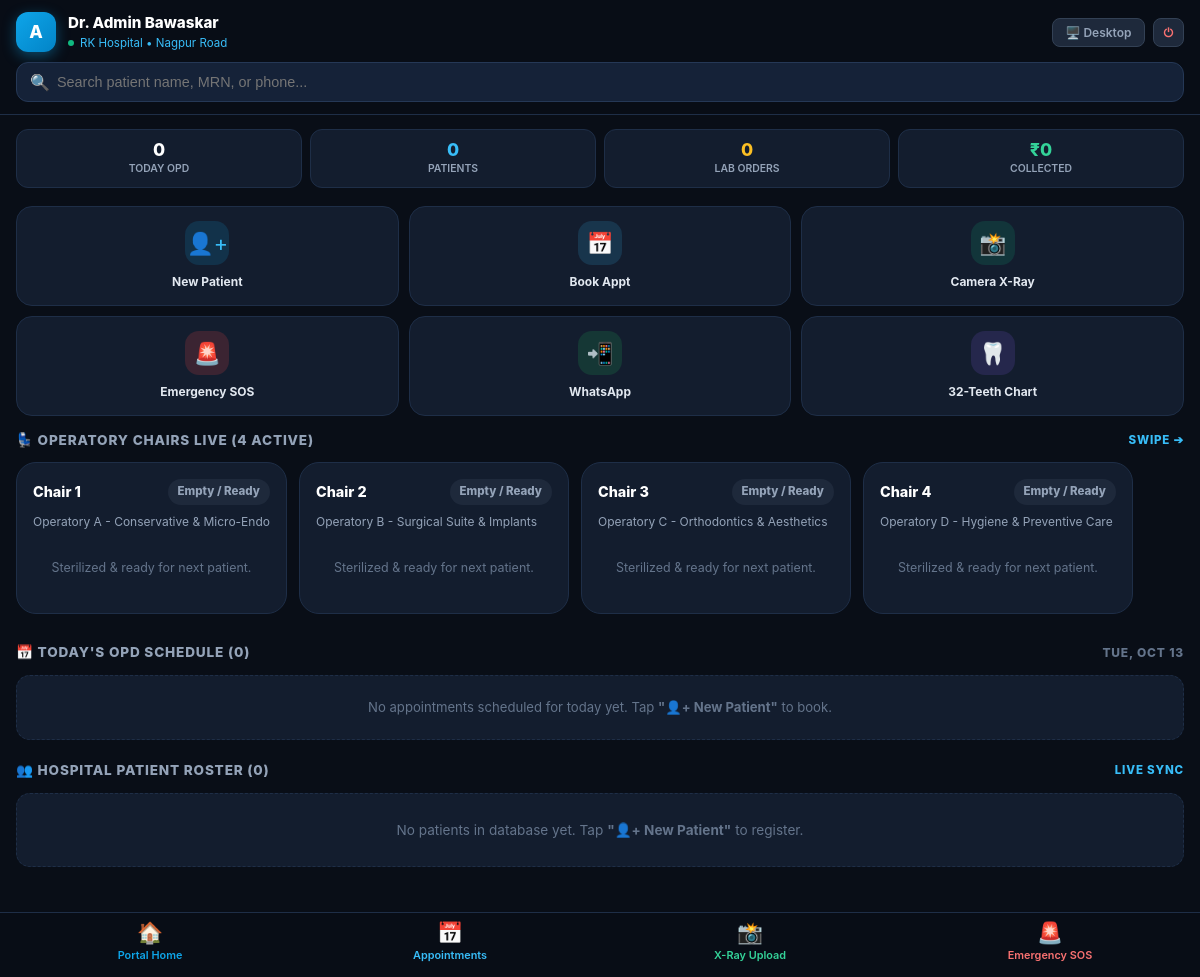
Page /mobile/ (signed in) on the committed database.
### dental_core/models.py (models this page shows, shortened)
class User(AbstractUser):
    ROLE_CHOICES = [
        ('ADMIN', 'Hospital Director / Admin'),
        ('DENTIST', 'Dental Surgeon / Specialist'),
        ('RECEPTIONIST', 'Front Desk / OPD Coordinator'),
        ('HYGIENIST', 'Dental Hygienist / Nurse'),
        ('PHARMACIST', 'Pharmacist / Inventory Store'),
        ('PATIENT', 'Patient Portal'),
    ]
    role = models.CharField(max_length=20, choices=ROLE_CHOICES, default='DENTIST')
    phone_number = models.CharField(max_length=20, blank=True, null=True)
    specialization = models.CharField(max_length=100, blank=True, null=True,
                                      help_text="e.g. Endodontist, Orthodontist, Periodontist, Oral Surgeon")
    qualification = models.CharField(max_length=100, blank=True, null=True,
                                     help_text="e.g. BDS, MDS (Oral & Maxillofacial Surgery)")
    license_number = models.CharField(max_length=50, blank=True, null=True,
                                      help_text="State Dental Council Reg. No.")
    avatar = models.ImageField(upload_to='avatars/', blank=True, null=True)

class DentalOperatory(models.Model):
    name = models.CharField(max_length=80)
    chair_number = models.PositiveIntegerField(unique=True)
    specialty_focus = models.CharField(max_length=100, default="General Dentistry")
    is_active = models.BooleanField(default=True)

### dental_core/views.py (the view)
# urls.py: path('mobile/', views.mobile_companion_view, name='mobile_companion'),
@login_required
def mobile_companion_view(request):
    today = timezone.now().date()
    operatories = DentalOperatory.objects.filter(is_active=True).order_by('chair_number')
    today_appointments = Appointment.objects.filter(
        appointment_date=today
    ).select_related('patient', 'dentist', 'chair').order_by('start_time')
    chair_status = []
    for chair in operatories:
        active_appt = today_appointments.filter(
            chair=chair, status__in=['IN_CHAIR', 'CHECKED_IN', 'SCHEDULED']
        ).first()
        chair_status.append({
            'operatory': chair,
            'active_appointment': active_appt,
        })
    recent_patients = Patient.objects.all().order_by('-created_at')[:20]
    all_patients = Patient.objects.all().order_by('first_name', 'last_name')
    today_invoices = Invoice.objects.filter(invoice_date=today)
    today_revenue = today_invoices.aggregate(Sum('paid_amount'))['paid_amount__sum'] or Decimal('0.00')
    total_patients_count = Patient.objects.count()
    pending_lab_count = DentalLabOrder.objects.exclude(status='FITTED_OK').count()
    patient_form = PatientForm()
    dentists = User.objects.filter(role__in=['DENTIST', 'ADMIN'])
    procedures = ProcedureCatalog.objects.filter(is_active=True).order_by('category', 'name')
    active_lab_orders = DentalLabOrder.objects.exclude(status='FITTED_OK').select_related('patient', 'dentist').order_by('-sent_date')[:10]
    recent_invoices = Invoice.objects.all().select_related('patient').order_by('-invoice_date')[:10]
    context = {
        'today': today,
        'chair_status': chair_status,
        'today_appointments': today_appointments,
        'recent_patients': recent_patients,
        'all_patients': all_patients,
        'today_revenue': today_revenue,
        'total_patients_count': total_patients_count,
        'pending_lab_count': pending_lab_count,
        'patient_form': patient_form,
        'dentists': dentists,
        'operatories': operatories,
        'procedures': procedures,
        'active_lab_orders': active_lab_orders,
        'recent_invoices': recent_invoices,
    }
    return render(request, 'mobile/mobile_dashboard.html', context)

### templates/mobile/mobile_dashboard.html (shortened to what this page needs)
{% load static %}
<!DOCTYPE html>
<html lang="en">
<head>
  <link rel="stylesheet" href="{% static 'css/hospital_theme.css' %}">
</head>
<body>
  <header class="app-topbar">
    <div class="topbar-flex">
      <div class="doctor-chip">
        <div class="doc-avatar">
          {{ user.first_name|make_list|first|default:"A" }}
        </div>
        <div>
          <div style="font-weight: 800; font-size: 0.95rem; color: #ffffff;">
            Dr. {{ user.get_full_name|default:user.username }}
          </div>
          <div style="font-size: 0.72rem; color: #38bdf8; display: flex; align-items: center; gap: 6px;">
            <span style="display:inline-block; width:6px; height:6px; border-radius:50%; background:#10b981;"></span>
            RK Hospital • Nagpur Road
          </div>
        </div>
      </div>
      <div style="display: flex; gap: 8px;">
        <a href="{% url 'dashboard' %}" class="btn btn-secondary btn-sm" style="padding: 6px 12px; font-size: 0.75rem; background: #1e293b; border-color: #334155; color: #94a3b8;" title="Full Desktop Web View">
          🖥️ Desktop
        </a>
        <a href="{% url 'logout' %}" class="btn btn-secondary btn-sm" style="padding: 6px 10px; font-size: 0.75rem; background: #1e293b; border-color: #334155; color: #f87171;" title="Secure Logout">
          ⏻
        </a>
      </div>
    </div>
    <div class="mobile-search-box">
      <span class="search-icon">🔍</span>
      <input type="text" id="mobileSearchInput" class="mobile-search-input" placeholder="Search patient name, MRN, or phone..." onkeyup="filterPatientRoster()">
    </div>
  </header>
  <div class="kpi-ribbon">
    <div class="kpi-pill">
      <div class="kpi-value">{{ today_appointments.count }}</div>
      <div class="kpi-label">Today OPD</div>
    </div>
    <div class="kpi-pill">
      <div class="kpi-value" style="color: #38bdf8;">{{ total_patients_count }}</div>
      <div class="kpi-label">Patients</div>
    </div>
    <div class="kpi-pill">
      <div class="kpi-value" style="color: #fbbf24;">{{ pending_lab_count }}</div>
      <div class="kpi-label">Lab Orders</div>
    </div>
    <div class="kpi-pill">
      <div class="kpi-value" style="color: #34d399;">₹{{ today_revenue|floatformat:0 }}</div>
      <div class="kpi-label">Collected</div>
    </div>
  </div>
  <div class="action-matrix">
    <div class="action-card" onclick="haptic(); openSheet('newPatientSheet')">
      <div class="action-icon" style="background: rgba(14, 165, 233, 0.15); color: #38bdf8;">👤+</div>
      <div class="action-name">New Patient</div>
    </div>
    <div class="action-card" onclick="haptic(); openSheet('appointmentsSheet')">
      <div class="action-icon" style="background: rgba(56, 189, 248, 0.15); color: #0284c7;">📅</div>
      <div class="action-name">Book Appt</div>
    </div>
    <div class="action-card" onclick="haptic(); openSheet('cameraXraySheet')">
      <div class="action-icon" style="background: rgba(16, 185, 129, 0.15); color: #34d399;">📸</div>
      <div class="action-name">Camera X-Ray</div>
    </div>
    <div class="action-card" onclick="haptic(); openSheet('emergencySosSheet')">
      <div class="action-icon" style="background: rgba(239, 68, 68, 0.18); color: #f87171;">🚨</div>
      <div class="action-name">Emergency SOS</div>
    </div>
    <div class="action-card" onclick="haptic(); openSheet('quickWhatsAppSheet')">
      <div class="action-icon" style="background: rgba(34, 197, 94, 0.15); color: #4ade80;">📲</div>
      <div class="action-name">WhatsApp</div>
    </div>
    <div class="action-card" onclick="haptic(); openSheet('odontogramSheet')">
      <div class="action-icon" style="background: rgba(139, 92, 246, 0.15); color: #a78bfa;">🦷</div>
      <div class="action-name">32-Teeth Chart</div>
    </div>
  </div>
  <div class="section-wrap" id="chairsSection">
    <div class="section-title">
      <span>💺 Operatory Chairs Live (4 Active)</span>
      <span style="font-size: 0.72rem; color: #38bdf8;">Swipe ➔</span>
    </div>
    <div class="chair-carousel">
      {% for item in chair_status %}
      <div class="chair-card {% if item.active_appointment %}active-busy{% endif %}">
        <div class="chair-header">
          <div style="font-weight: 800; font-size: 0.9rem; color: #ffffff;">
            Chair {{ item.operatory.chair_number }}
          </div>
          {% if item.active_appointment %}
            <span class="chair-pill busy">{{ item.active_appointment.get_status_display }}</span>
          {% else %}
            <span class="chair-pill">Empty / Ready</span>
          {% endif %}
        </div>
        <div style="font-size: 0.75rem; color: #94a3b8; margin-bottom: 8px;">
          {{ item.operatory.name }}
        </div>
        {% if item.active_appointment %}
          <div style="margin-top: 10px; padding: 12px; background: rgba(0,0,0,0.3); border-radius: 14px;">
            <div style="font-weight: 700; font-size: 0.95rem; color: #ffffff;">
              <a href="{% url 'patient_detail' item.active_appointment.patient.id %}" style="color: #38bdf8; text-decoration: none;">
                {{ item.active_appointment.patient.full_name }}
              </a>
            </div>
            <div style="font-size: 0.75rem; color: #94a3b8; margin-top: 2px;">
              ⏰ {{ item.active_appointment.start_time|time:"H:i" }} • {{ item.active_appointment.reason }}
            </div>
            <div style="display: flex; gap: 6px; margin-top: 10px;">
              {% if item.active_appointment.patient.phone %}
                <a href="tel:{{ item.active_appointment.patient.phone }}" class="btn btn-secondary btn-sm" style="flex: 1; padding: 6px; font-size: 0.75rem; justify-content: center; background: #1e293b; border-color: #334155;">
                  📞 Call
                </a>
                <a href="{% url 'whatsapp_send' item.active_appointment.patient.id %}?type=APPT_REMINDER" target="_blank" class="btn btn-secondary btn-sm" style="flex: 1; padding: 6px; font-size: 0.75rem; justify-content: center; background: #064e3b; border-color: #047857; color: #34d399;">
                  📲 WA
                </a>
              {% endif %}
              <a href="{% url 'patient_detail' item.active_appointment.patient.id %}?tab=chart" class="btn btn-primary btn-sm" style="flex: 1; padding: 6px; font-size: 0.75rem; justify-content: center;">
                🦷 Chart
              </a>
            </div>
          </div>
        {% else %}
          <div style="padding: 20px 0; text-align: center; color: #64748b; font-size: 0.78rem;">
            Sterilized & ready for next patient.
          </div>
        {% endif %}
      </div>
      {% endfor %}
    </div>
  </div>
  <div class="section-wrap">
    <div class="section-title">
      <span>📅 Today's OPD Schedule ({{ today_appointments.count }})</span>
      <span style="font-size: 0.75rem; color: #64748b;">{{ today|date:"D, M d" }}</span>
    </div>
    {% for appt in today_appointments %}
    <div class="row-card">
      <div>
        <div style="font-weight: 700; font-size: 0.92rem; color: #ffffff;">
          <a href="{% url 'patient_detail' appt.patient.id %}" style="color: #ffffff; text-decoration: none;">
            {{ appt.patient.full_name }}
          </a>
        </div>
        <div style="font-size: 0.75rem; color: #94a3b8; margin-top: 2px;">
          ⏰ {{ appt.start_time|time:"H:i" }} • Chair {{ appt.chair.chair_number|default:"-" }} • {{ appt.reason }}
        </div>
      </div>
      <div style="display: flex; align-items: center; gap: 6px;">
        <a href="{% url 'whatsapp_send' appt.patient.id %}?type=APPT_CONFIRM" target="_blank" class="btn btn-secondary btn-sm" style="padding: 4px 8px; font-size: 0.72rem; color: #34d399; background: #064e3b; border-color: #047857;">
          📲 WA
        </a>
        <a href="{% url 'patient_detail' appt.patient.id %}?tab=chart" class="btn btn-secondary btn-sm" style="padding: 4px 8px; font-size: 0.72rem; background: #1e293b; border-color: #334155; color: #38bdf8;">
          Chart
        </a>
      </div>
    </div>
    {% empty %}
    <div style="background: var(--mobile-card); border: 1px dashed var(--mobile-border); border-radius: 14px; padding: 22px; text-align: center; color: #64748b; font-size: 0.82rem;">
      No appointments scheduled for today yet. Tap <b>"👤+ New Patient"</b> to book.
    </div>
    {% endfor %}
  </div>
  <div class="section-wrap" id="patientsSection">
    <div class="section-title">
      <span>👥 Hospital Patient Roster ({{ all_patients.count }})</span>
      <span style="font-size: 0.72rem; color: #38bdf8;">Live Sync</span>
    </div>
    <div id="patientRosterList">
      {% for p in all_patients %}
      <div class="row-card roster-item" data-name="{{ p.full_name|lower }}" data-mrn="{{ p.mrn|lower }}" data-phone="{{ p.phone|default:'' }}">
        <div style="display: flex; align-items: center; gap: 10px;">
          <div style="width: 36px; height: 36px; border-radius: 10px; background: #1e293b; display: flex; align-items: center; justify-content: center; font-weight: 700; font-size: 0.85rem; color: #38bdf8;">
            {{ p.first_name|make_list|first }}{{ p.last_name|make_list|first }}
          </div>
          <div>
            <div style="font-weight: 700; font-size: 0.92rem; color: #ffffff;">
              <a href="{% url 'patient_detail' p.id %}" style="color: #ffffff; text-decoration: none;">
                {{ p.full_name }}
              </a>
            </div>
            <div style="font-size: 0.75rem; color: #94a3b8;">
              MRN: <b>{{ p.mrn }}</b> • 📞 {{ p.phone|default:"No phone" }}
            </div>
          </div>
        </div>
        <div style="display: flex; gap: 6px;">
          {% if p.phone %}
            <a href="tel:{{ p.phone }}" class="btn btn-secondary btn-sm" style="padding: 6px 10px; font-size: 0.75rem; background: #1e293b; border-color: #334155;">
              📞
            </a>
          {% endif %}
          <a href="{% url 'patient_detail' p.id %}" class="btn btn-secondary btn-sm" style="padding: 6px 12px; font-size: 0.75rem; background: #0284c7; border-color: #0284c7; color: #ffffff;">
            EMR
          </a>
        </div>
      </div>
      {% empty %}
      <div style="background: var(--mobile-card); border: 1px dashed var(--mobile-border); border-radius: 14px; padding: 26px; text-align: center; color: #64748b; font-size: 0.85rem;">
        No patients in database yet. Tap <b>"👤+ New Patient"</b> to register.
      </div>
      {% endfor %}
    </div>
  </div>
  <nav class="mobile-bottom-dock">
    <div class="dock-tab active" onclick="haptic(); window.scrollTo({top:0, behavior:'smooth'});">
      <span class="dock-tab-icon">🏠</span>
      <span>Portal Home</span>
    </div>
    <div class="dock-tab" onclick="haptic(); openSheet('appointmentsSheet')">
      <span class="dock-tab-icon" style="color: #38bdf8;">📅</span>
      <span style="color: #38bdf8;">Appointments</span>
    </div>
    <div class="dock-tab" onclick="haptic(); openSheet('cameraXraySheet')">
      <span class="dock-tab-icon" style="color: #34d399;">📸</span>
      <span style="color: #34d399;">X-Ray Upload</span>
    </div>
    <div class="dock-tab" onclick="haptic(); openSheet('emergencySosSheet')">
      <span class="dock-tab-icon" style="color: #f87171;">🚨</span>
      <span style="color: #f87171;">Emergency SOS</span>
    </div>
  </nav>
</body>
</html>

### rows in the picture
User: first_name|make_list "A", get_full_name "Admin Bawaskar"
DentalOperatory: operatory.chair_number "1", operatory.name "Operatory A - Conservative & Micro-Endo"
DentalOperatory: operatory.chair_number "2", operatory.name "Operatory B - Surgical Suite & Implants"
DentalOperatory: operatory.chair_number "3", operatory.name "Operatory C - Orthodontics & Aesthetics"
DentalOperatory: operatory.chair_number "4", operatory.name "Operatory D - Hygiene & Preventive Care"

### other values in the picture
{{ today_appointments.count }} "0"
{{ total_patients_count }} "0"
{{ pending_lab_count }} "0"
{{ today_revenue|floatformat:0 }} "0"
{{ all_patients.count }} "0"
